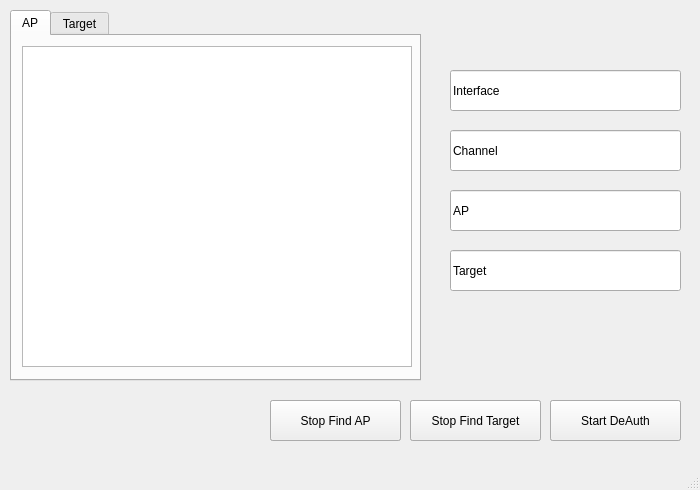
<?xml version="1.0" encoding="UTF-8"?>
<ui version="4.0">
 <class>MainWindow</class>
 <widget class="QMainWindow" name="MainWindow">
  <property name="geometry">
   <rect>
    <x>0</x>
    <y>0</y>
    <width>700</width>
    <height>490</height>
   </rect>
  </property>
  <property name="windowTitle">
   <string>MainWindow</string>
  </property>
  <widget class="QWidget" name="centralWidget">
   <widget class="QPushButton" name="FindAP">
    <property name="geometry">
     <rect>
      <x>270</x>
      <y>400</y>
      <width>131</width>
      <height>41</height>
     </rect>
    </property>
    <property name="text">
     <string>Start Find AP</string>
    </property>
   </widget>
   <widget class="QPushButton" name="StopDeAuth">
    <property name="geometry">
     <rect>
      <x>550</x>
      <y>400</y>
      <width>131</width>
      <height>41</height>
     </rect>
    </property>
    <property name="text">
     <string>Stop DeAuth</string>
    </property>
   </widget>
   <widget class="QPushButton" name="FindVictim">
    <property name="geometry">
     <rect>
      <x>410</x>
      <y>400</y>
      <width>131</width>
      <height>41</height>
     </rect>
    </property>
    <property name="text">
     <string>Start Find Target</string>
    </property>
   </widget>
   <widget class="QLineEdit" name="textVictim">
    <property name="geometry">
     <rect>
      <x>450</x>
      <y>250</y>
      <width>231</width>
      <height>41</height>
     </rect>
    </property>
    <property name="text">
     <string>Target</string>
    </property>
   </widget>
   <widget class="QLineEdit" name="textchannel">
    <property name="geometry">
     <rect>
      <x>450</x>
      <y>130</y>
      <width>231</width>
      <height>41</height>
     </rect>
    </property>
    <property name="text">
     <string>Channel</string>
    </property>
   </widget>
   <widget class="QLineEdit" name="textAP">
    <property name="geometry">
     <rect>
      <x>450</x>
      <y>190</y>
      <width>231</width>
      <height>41</height>
     </rect>
    </property>
    <property name="text">
     <string>AP</string>
    </property>
   </widget>
   <widget class="QLineEdit" name="textiface">
    <property name="geometry">
     <rect>
      <x>450</x>
      <y>70</y>
      <width>231</width>
      <height>41</height>
     </rect>
    </property>
    <property name="text">
     <string>Interface</string>
    </property>
   </widget>
   <widget class="QPushButton" name="StartDeAuth">
    <property name="geometry">
     <rect>
      <x>550</x>
      <y>400</y>
      <width>131</width>
      <height>41</height>
     </rect>
    </property>
    <property name="text">
     <string>Start DeAuth</string>
    </property>
    <property name="checkable">
     <bool>false</bool>
    </property>
   </widget>
   <widget class="QTabWidget" name="tabWidget">
    <property name="geometry">
     <rect>
      <x>10</x>
      <y>10</y>
      <width>411</width>
      <height>371</height>
     </rect>
    </property>
    <property name="currentIndex">
     <number>0</number>
    </property>
    <widget class="QWidget" name="APtab">
     <attribute name="title">
      <string>AP</string>
     </attribute>
     <widget class="QTableWidget" name="APTable">
      <property name="geometry">
       <rect>
        <x>10</x>
        <y>10</y>
        <width>390</width>
        <height>321</height>
       </rect>
      </property>
     </widget>
    </widget>
    <widget class="QWidget" name="Victimtab">
     <attribute name="title">
      <string>Target</string>
     </attribute>
     <widget class="QTableWidget" name="VicTable">
      <property name="geometry">
       <rect>
        <x>10</x>
        <y>10</y>
        <width>390</width>
        <height>321</height>
       </rect>
      </property>
     </widget>
    </widget>
   </widget>
   <widget class="QPushButton" name="StopVictim">
    <property name="geometry">
     <rect>
      <x>410</x>
      <y>400</y>
      <width>131</width>
      <height>41</height>
     </rect>
    </property>
    <property name="text">
     <string>Stop Find Target</string>
    </property>
   </widget>
   <widget class="QPushButton" name="StopAP">
    <property name="geometry">
     <rect>
      <x>270</x>
      <y>400</y>
      <width>131</width>
      <height>41</height>
     </rect>
    </property>
    <property name="text">
     <string>Stop Find AP</string>
    </property>
   </widget>
   <zorder>FindAP</zorder>
   <zorder>FindVictim</zorder>
   <zorder>StopVictim</zorder>
   <zorder>StopDeAuth</zorder>
   <zorder>textVictim</zorder>
   <zorder>textchannel</zorder>
   <zorder>textAP</zorder>
   <zorder>textiface</zorder>
   <zorder>StartDeAuth</zorder>
   <zorder>tabWidget</zorder>
   <zorder>StopAP</zorder>
  </widget>
  <widget class="QMenuBar" name="menuBar">
   <property name="geometry">
    <rect>
     <x>0</x>
     <y>0</y>
     <width>700</width>
     <height>25</height>
    </rect>
   </property>
  </widget>
  <widget class="QStatusBar" name="statusBar"/>
 </widget>
 <layoutdefault spacing="6" margin="11"/>
 <tabstops>
  <tabstop>tabWidget</tabstop>
  <tabstop>APTable</tabstop>
  <tabstop>VicTable</tabstop>
  <tabstop>textiface</tabstop>
  <tabstop>textchannel</tabstop>
  <tabstop>textAP</tabstop>
  <tabstop>textVictim</tabstop>
  <tabstop>FindAP</tabstop>
  <tabstop>FindVictim</tabstop>
  <tabstop>StartDeAuth</tabstop>
  <tabstop>StopDeAuth</tabstop>
 </tabstops>
 <resources/>
 <connections/>
</ui>
